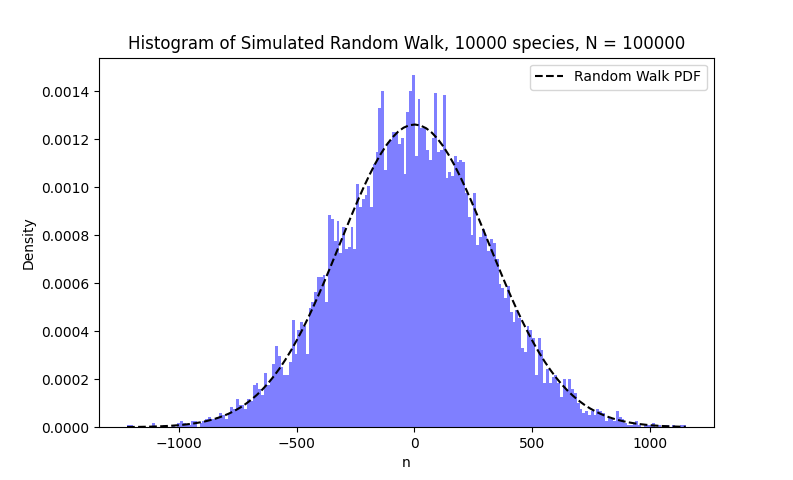

Write Python code to recreate this figure.
import numpy as np
import matplotlib.pyplot as plot

def PDF(n,N):
    return 1/(np.sqrt(2*np.pi*N)) * np.exp(-(n**2)/(2*N))

Nspecies = 10000
N=100000

species = np.zeros(Nspecies)

for i in range(N):
    delta = np.random.randint(-1,1,size=Nspecies)
    delta[np.where(delta==0)] += 1
    species += delta

Fig = plot.figure()
plot.hist(species, bins=200, density=True, alpha=0.5, color='blue')

n = np.linspace(np.min(species), np.max(species), 100)
y = PDF(n,N)
plot.plot(n,y,"k--",label = "Random Walk PDF")

plot.title("Histogram of Simulated Random Walk, {0} species, N = {1}".format(Nspecies,N))
plot.xlabel('n')
plot.ylabel('Density')
plot.legend()
plot.show()
